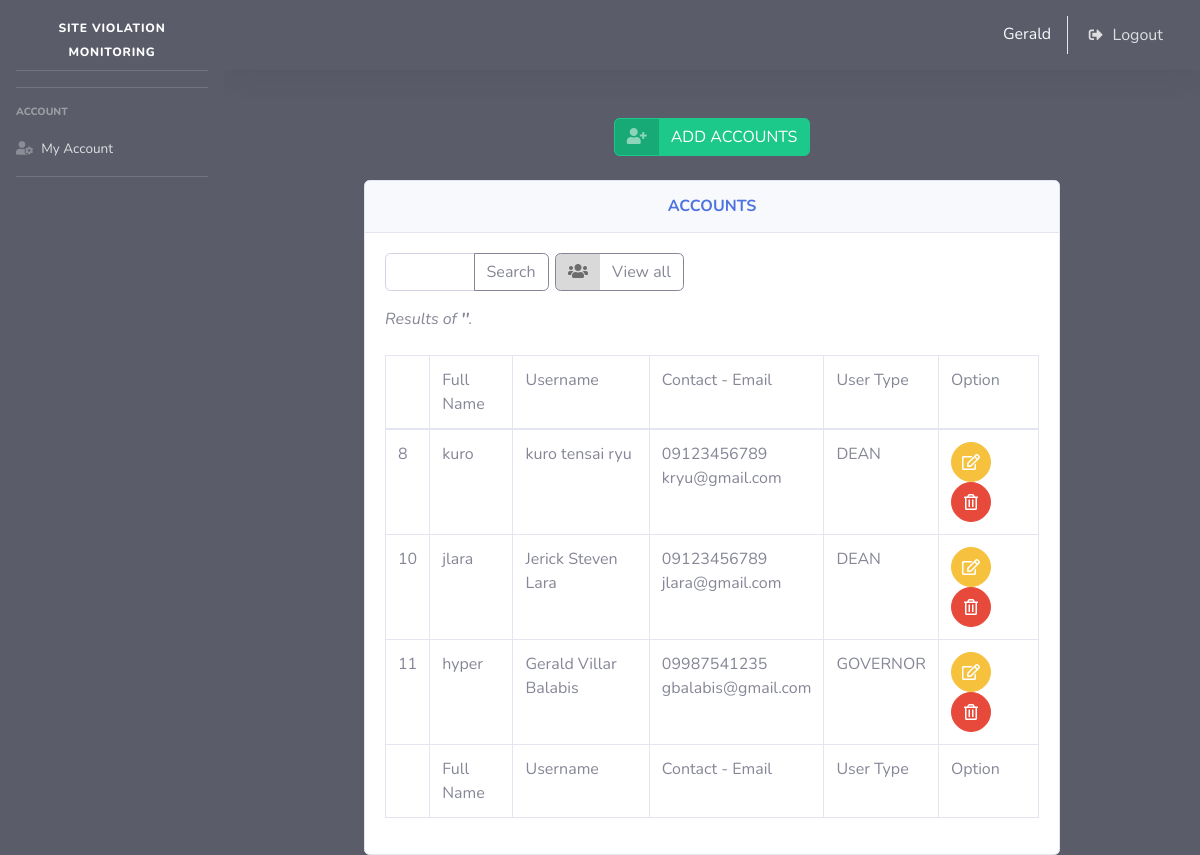
Screenshot of /account_search.php (signed in) with the database file from the repository.
### tables this page shows
CREATE TABLE `accounts` (
  `acc_id` int(11) NOT NULL,
  `username` text NOT NULL,
  `password1` text NOT NULL,
  `password2` text NOT NULL,
  `firstname` text NOT NULL,
  `middlename` text NOT NULL,
  `lastname` text NOT NULL,
  `contact` text NOT NULL,
  `email` text NOT NULL,
  `user_type` text NOT NULL
);

### perfect_function.php (called while the page is built, shortened)
<?php
function getConnection()
{
	$servername = "localhost";
	$username = "root";
	$password = "";
	$dbname = "site_violation2";
	$conn = new mysqli($servername, $username, $password, $dbname);
	return $conn;
}
function search_account($table_name, $search)
{
	$conn = getConnection();
	$sql = "SELECT * FROM $table_name where
	 username LIKE '%$search%' OR
	 firstname LIKE '%$search%' OR
	 middlename LIKE '%$search%' OR
	 lastname LIKE '%$search%' OR
	 user_type LIKE '%$search%' OR
	 contact LIKE '%$search%' OR
	 email LIKE '%$search%'";
	$result = $conn->query($sql);
	return $result;
}
?>

### account_search.php (the view, shortened to what this page needs)
<?php
include "header.php";
include "perfect_function.php";
?>
<div align=center>
<br>
<a href="account_add.php" class="btn btn-success btn-icon-split">
    <span class="icon text-white-50">
        <i class="fas fa-user-plus"></i>
</span>
<span class="text">
    ADD ACCOUNTS
</span>
</a>
<br><br>
<div class="card w-75">
            <div class="card-header py-3">
              <h6 class="m-0 font-weight-bold text-primary">ACCOUNTS</h6>
            </div>
            <div class="card-body">
            <form method="post" action="account_search.php">
                    <div class="input-group mb-3 w-25" style="float: left;">
                        <input type="text" class="form-control" placeholder="" name="search" autocomplete="off" required>
                        <div class="input-group-append">
                            <button class="btn btn-outline-secondary" type="submit" id="button-addon2">Search</button>
                        </div>
                        </div>
                </form>
                <a href="account_manage.php" class="btn btn-outline-secondary btn-icon-split" style="float: left; margin-left: 1%;">
                    <span class="icon text-black-50">
                    <i class="fas fa-users"></i>
                </span>
                <span class="text">
                    View all
                </span>
                </a>
              <div class="table-responsive">
                <table class="table table-bordered" id="dataTable" width="100%" cellspacing="0">
    <thead>
    <tr>
        <td>&nbsp;</td>
        <td>Full Name</td>
        <td>Username</td>
        <td>Contact - Email</td>
        <td>User Type</td>
        <td>Option</td>
    </tr>
    </thead>
    <tfoot>
    <tr>
    <td>&nbsp;</td>
        <td>Full Name</td>
        <td>Username</td>
        <td>Contact - Email</td>
        <td>User Type</td>
        <td>Option</td>
    </tr>
    </tfoot>
    <tbody>
    <?php
        $table_name="accounts";
        $search=$_POST['search'];
        echo "<div style='float:left;'><i>Results of <b>"
                ."'".$_POST['search']."'"
                ."</b>.</i><br><br></div>";
        $user_data=search_account($table_name, $search);
        foreach ($user_data as $key => $row) {
            $acc_id=$row['acc_id'];
            $username=$row['username'];
            $name=$row['firstname'] ." ". $row['middlename'] ." ". $row['lastname'];
            $contact=$row['contact'];
            $email=$row['email'];
            $user_type=$row['user_type'];
    ?>
    <tr>
        <td><?= $acc_id ?></td>
        <td><?= $username ?></td>
        <td><?= $name ?></td>
        <td><?= $contact."<br>". $email?></td>
        <td><?= $user_type ?></td>
        <td>
            <a href="account_edit.php?id=<?= $acc_id?>" class="btn btn-warning btn-circle btn-md">
            <i class="far fa-edit"></i>
            </a>
        <a href="account_delete.php?id=<?= $acc_id?>" class="btn btn-danger btn-circle btn-md">
            <i class="far fa-trash-alt"></i>
            </a>
        </td>
    </tr>
        <?php   }   ?>
    </tbody>
</table>
</div>
</div>
</div>

### rows the page displays
accounts: acc_id "8", username "kuro", name "kuro tensai ryu", contact "09123456789", email "kryu@gmail.com", user_type "DEAN"
accounts: acc_id "10", username "jlara", name "Jerick Steven Lara", contact "09123456789", email "jlara@gmail.com", user_type "DEAN"
accounts: acc_id "11", username "hyper", name "Gerald Villar Balabis", contact "09987541235", email "gbalabis@gmail.com", user_type "GOVERNOR"

### other values shown
$_SESSION['firstlast'] "Gerald"
